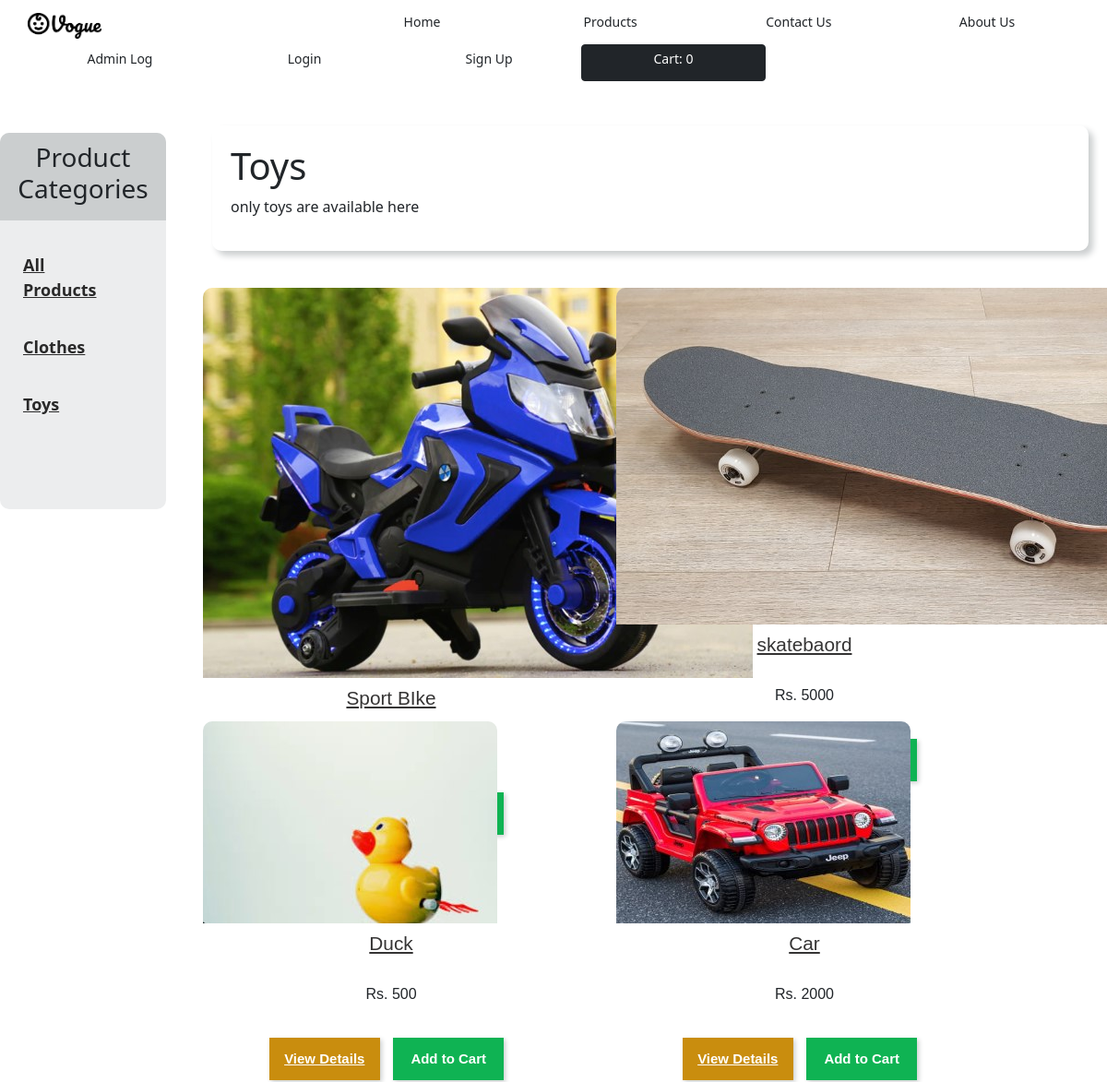
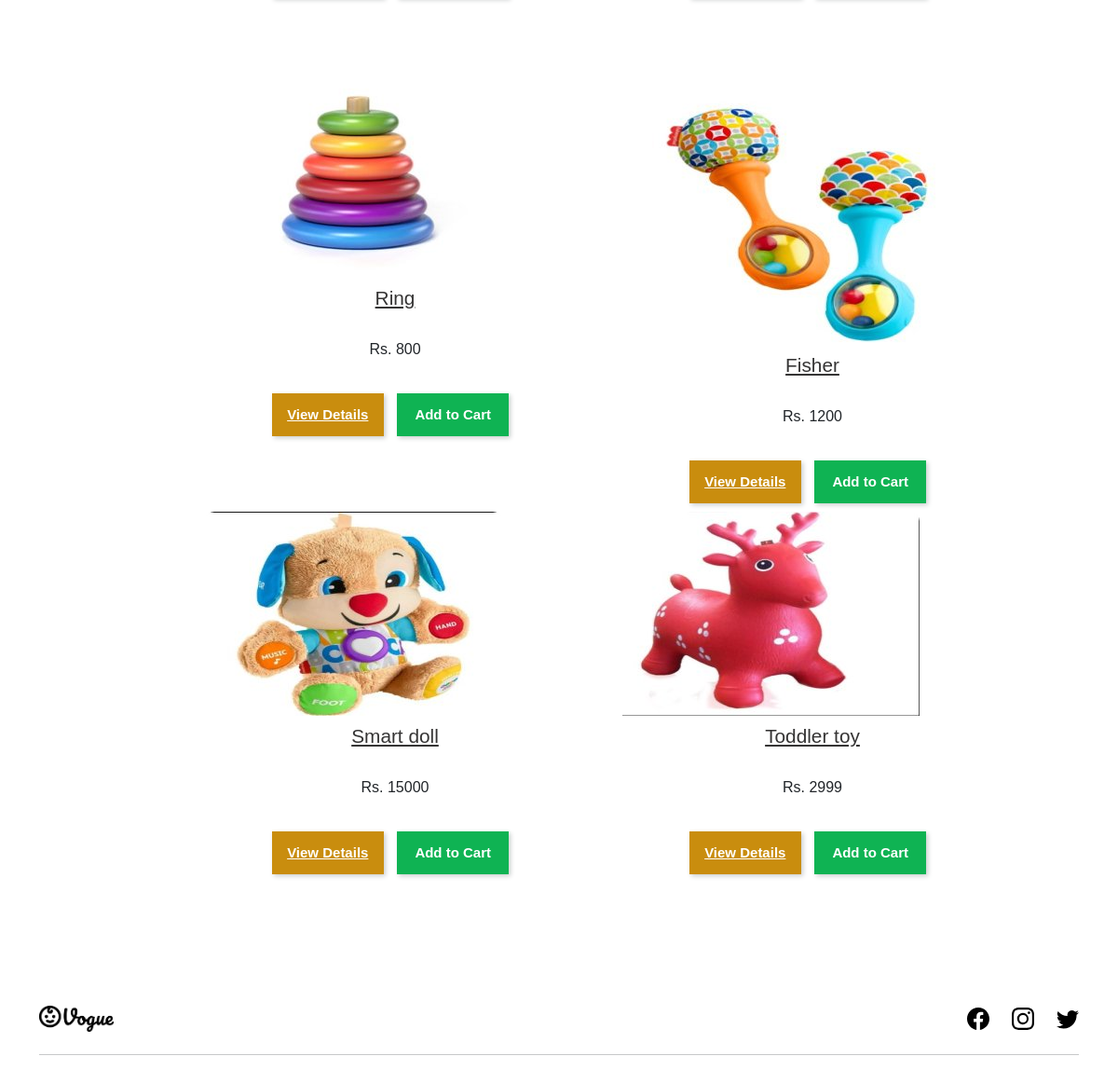
Before: /index/products.php?cat=5 with the older database file (2 pictures, top to bottom).
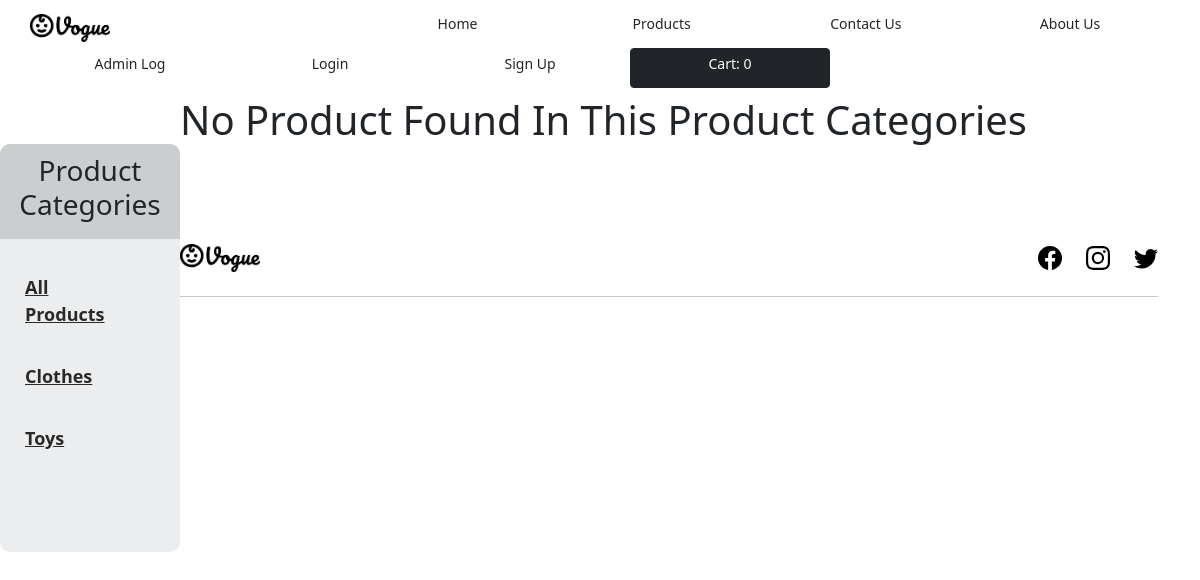
After: the same page with the newer database file.
### tables this page shows
CREATE TABLE IF NOT EXISTS `category` (
  `categoryID` int NOT NULL AUTO_INCREMENT,
  `categoryName` varchar(20) NOT NULL,
  `discription` varchar(250) NOT NULL,
  `imageLocation` varchar(1000) NOT NULL,
  PRIMARY KEY (`categoryID`)
);

CREATE TABLE IF NOT EXISTS `product` (
  `productID` int NOT NULL AUTO_INCREMENT,
  `productName` varchar(200) NOT NULL,
  `quantity` int NOT NULL,
  `unitsOnOrder` int NOT NULL DEFAULT '0',
  `unitPrice` int NOT NULL,
  `description` varchar(1000) NOT NULL,
  `discount` int NOT NULL,
  `imageLocation` varchar(1000) NOT NULL,
  `categoryID` int NOT NULL,
  `adminID` int NOT NULL,
  PRIMARY KEY (`productID`),
  KEY `categoryID` (`categoryID`),
  KEY `adminID` (`adminID`)
);

### index/functions.php (the view, shortened to what this page needs)
<?php
function getCat()
{
    require("connection.php");
    $get_category = "select * from category";
    $run_category = mysqli_query($conn, $get_category);
    while ($row_category = mysqli_fetch_array($run_category)) {
        $cat_id = $row_category['categoryID'];
        $cat_title = $row_category['categoryName'];
        echo "
    <li>
         <a class='Ctitle' href='products.php?cat=$cat_id'>
            $cat_title
         </a>
    </li>
    ";
    }
}
function getpcatpro()
{
    require("connection.php");
    if (isset($_GET['cat'])) {
        $p_cat_id = $_GET['cat'];
        $get_p_cat = "select * from category where categoryID='$p_cat_id'";
        $run_p_cat = mysqli_query($conn, $get_p_cat);
        $row_p_cat = mysqli_fetch_array($run_p_cat);
        $p_cat_title = $row_p_cat['categoryName'];
        $p_cat_desc = $row_p_cat['discription'];
        $get_products = "select * from product where categoryID='$p_cat_id'";
        $run_products = mysqli_query($conn, $get_products);
        $count = mysqli_num_rows($run_products);
        if ($count == 0) {
            echo "
                <div class='box'>
                    <h1> No Product Found In This Product Categories </h1>
                </div>
            ";
        } else {
            echo "
            <div class='box' style='padding:20px; margin-left:50px; margin-top:40px; margin-right:20px; border-radius:10px;   box-shadow: 5px 5px 7px #cbcecf, -5px -5px 7px #ffffff;'>
                    <h1> $p_cat_title </h1>
                    <p> $p_cat_desc </p>
                </div>
            ";
        }
        echo "<div class='Pcontainer'>
        <ul>
    ";
        while ($row_products = mysqli_fetch_array($run_products)) {
            $pro_id = $row_products['productID'];
            $pro_title = $row_products['productName'];
            $pro_price = $row_products['unitPrice'];
            $pro_img = $row_products['imageLocation'];
            echo "
        <li>
                <a href='productDetail.php?pro_id=$pro_id'>
                    <img class='Pimg' src='../source/Images/product_images/$pro_img' >
                </a>
                <div class='text'>
                    <h3>
                        <a class='Ptitle' href='productDetail.php?pro_id=$pro_id'>
                            $pro_title
                        </a>
                    </h3>
                    <p class='price'>
                        Rs. $pro_price
                    </p>
                    <p>
                        <a class='buttonD' href='productDetail.php?pro_id=$pro_id'>
                            View Details
                        </a>
                        <a  class='button' href='productDetail.php?add_cart=$pro_id'>
                             Add to Cart
                        </a>
                    </p>
                </div>
        </li>
        ";
        }
        echo " </ul>
    </div>";
    }
}
?>

### index/products.php (shortened to what this page needs)
<?php session_start();
require("connection.php");
include("functions.php");
?>
<!DOCTYPE html>
<html lang="en">
<head>
    <link href="../source/css/style.css" rel="stylesheet" type="text/css" />
    <link href="../source/css/insertProduct.css" rel="stylesheet" type="text/css" />
    <link href="../source/css/styleProduct.css" rel="stylesheet" type="text/css" />
</head>
<body>
    <?php require 'header.php' ?>
    <div class="cat_panel mt-5">
        <div class="cat_title">
            <h3>
                Product Categories
            </h3>
        </div>
        <div class="cat_body">
            <ul>
                <li>
                    <a class='Ctitle' href="products.php"> All Products </a>
                </li>
                <?php getCat(); ?>
            </ul>
        </div>
    </div>
    <div class="product_desc" style="
        padding: 20px;
        display: table-row;
        ">
        <?php
        if (!isset($_GET['cat'])) {
            echo "
            <div class='box' style='padding:20px; margin-left:50px; margin-right:20px; border-radius:10px; border: 1px solid #0002'>
                <h1>All Products</h1>
                <p>
                   All types of baby products are available here.
                </p>
            </div>
            ";
        } else {
            echo "
            <div class='products'>
            ";
            getpcatpro();
            echo "</div>";
        }
        ?>
    </div>
    <?php require 'footer.php' ?>
</body>
</html>

### index/header.php (shortened to what this page needs)
<head>
    <link href="../source/css/style.css" rel="stylesheet" type="text/css" />
    <link
      href="https://cdn.jsdelivr.net/npm/bootstrap@5.2.3/dist/css/bootstrap.min.css"
      rel="stylesheet"
    />
</head>
<div class="navbar d-flex justify-content-between container">
    <div class="left">
        <img src="../source/images/product_images/BabyVogueLogo.png" alt="logo" id="logo">
    </div>
    <div class="middle">
    <a href="index.php" class="btn btn-sm">Home</a>
    <a href="products.php" class="btn btn-sm">Products</a>
    <a href="contactus.php" class="btn btn-sm">Contact Us</a>
    <a href="aboutus.php" class="btn btn-sm">About Us</a>
    </div>
    <div class="right d-flex">
        <?php
    include_once 'connection.php';
    if (isset($_SESSION['userEmail'])) {
        $userEmail = $_SESSION['userEmail'];
        $cart_query = "select * from cart where userEmail='$userEmail'";
        $run_cart = mysqli_query($conn, $cart_query);
        $cart_qty = mysqli_num_rows($run_cart);
    } else {
        $cart_qty = 0;
    }
    ?>
        <a href="adminLogin.php" class="btn btn-sm">Admin Log</a>
        <?php
        if (!isset($_SESSION['userEmail'])) {
            echo '<a href="login.php" class="btn btn-sm">Login</a>';
            echo '<a href="signUp.php" class="btn btn-sm">Sign Up</a>';
        } else {
            echo '<a href="logout.php" class="btn btn-sm">Logout</a>';
            echo '<a href="customerprofile.php" class="btn btn-sm">Profile</a>';
        }
        ?>
        <a href="showCart.php" class="btn btn-dark btn-sm">Cart: <?php echo $cart_qty; ?></a>
    </div>
</div>

### index/footer.php (shortened to what this page needs)
<!DOCTYPE html>
<html lang="en">
<head>
</head>
<body>
    <div class="footer container ">
        <div class="top d-flex justify-content-between pb-2">
            <div class="left">
            <img src='../source/images/product_images/BabyVogueLogo.png' class="footer-logo">
            </div>
            <div class="right social-links d-flex gap-4">
                <a href="https://www.facebook.com/babyvogue/" target="_blank">
                </a>
                <a href="https://www.instagram.com/babyvogue/" target="_blank">
                </a>
                <a href="#" >
                </a>
            </div>
        </div>
        <hr/>
    </div>
</body>
</html>

### Source/CSS/style.css (style rules this page uses)
body { font-family: "Outfit", sans-serif; }
.container { width: 95%; margin: 0 auto; }
#logo { display: inline-block; width: 5rem; padding: 0; }
hr { border: 1px solid #f1f1f1; margin-bottom: 25px; }

### Source/CSS/insertProduct.css (style rules this page uses)
.btn { background: #000; color: #fff; border: 0px; border-radius: 5px; width: 200px; height: 40px; font-weight: bold; }

### Source/CSS/styleProduct.css (style rules this page uses)
a { text-decoration: none; }
.cat_panel { float: left; width: 15%; background-color: #ecedee; border-radius: 10px; }
.cat_title { text-align: center; background-color: #cbcecf; padding: 10px 0px 10px 0px; vertical-align: middle; font-size: 20px; border-top-left-radius: 10px; border-top-right-radius: 10px; }
.cat_body ul { padding: 0px; margin-bottom: 100px; }
.cat_body ul li { list-style: none; margin-top: 15px; margin-bottom: 15px; padding: 20px 50px 0px 25px; color: rgb(41, 41, 41); font-weight: 700; font-size: 18px; }
.cat_body a { color: rgb(41, 41, 41); }
.products { display: table-cell; padding: 0px; }
.Pcontainer { margin: auto; overflow: hidden; background: rgba(233, 233, 233, 0); margin-top: 20px; }
.Pcontainer ul { padding: 0px; margin: 0px; }
.Pcontainer ul li { float: left; list-style: none; width: 25%; height: 430px; margin: 20px 0px 20px 55px; border-radius: 10px; box-sizing: border-box; }
.Pimg { display: block; border-top-left-radius: 10px; border-top-right-radius: 10px; }
@media screen and (max-width: 1250px) { .Pcontainer ul li { width: 40%; margin-left: 40px; } }
.text { padding: 10px; font-family: Verdana, Geneva, Tahoma, sans-serif; text-align: center; }
.text h3 { font-size: 130%; }
.button { display: inline-block; margin-right: 10px; border: 0; margin-top: 5px; width: 120px; color: #ffffff; font-weight: 600; font-family: sans-serif; border-radius: 10x; padding: 12px 12px 12px 12px; font-size: 15px; text-decoration: none; align-self: center; box-shadow: 2px 2px 5px #cbcecf, -2px -2px 5px #ffffff; background-color: rgb(15, 179, 83); }
.buttonD { display: inline-block; margin-right: 10px; margin-top: 3px; width: 120px; border: 0; color: #ffffff; font-weight: 600; font-family: sans-serif; border-radius: 10x; padding: 12px 12px 12px 12px; font-size: 15px; align-self: center; box-shadow: 2px 2px 5px #cbcecf, -2px -2px 5px #ffffff; background-color: rgb(201, 141, 14); }
.Ptitle { color: rgb(53, 52, 52); }
.price { margin-top: 30px; margin-bottom: 30px; }

### index/footer.php (style rules this page uses)
.footer { margin-top: 5rem; }
.footer-logo { width: 5rem; }

Changed rows visible on the page:
removed product: imageLocation (picture), productName "Sport BIke"
removed product: imageLocation (picture), productName "skatebaord", unitPrice "5000"
removed product: imageLocation (picture), productName "Duck", unitPrice "500"
removed product: imageLocation (picture), productName "Car", unitPrice "2000"
removed product: imageLocation (picture), productName "Ring", unitPrice "800"
removed product: imageLocation (picture), productName "Fisher", unitPrice "1200"
removed product: imageLocation (picture), productName "Smart doll", unitPrice "15000"
removed product: imageLocation (picture), productName "Toddler toy", unitPrice "2999"
shown differently, row unchanged: category "Toys": categoryName "Toys" → (not shown); discription "only toys are available here" → (not shown)
Other visible differences:
text now shown: "No Product Found In This Product Categories"
